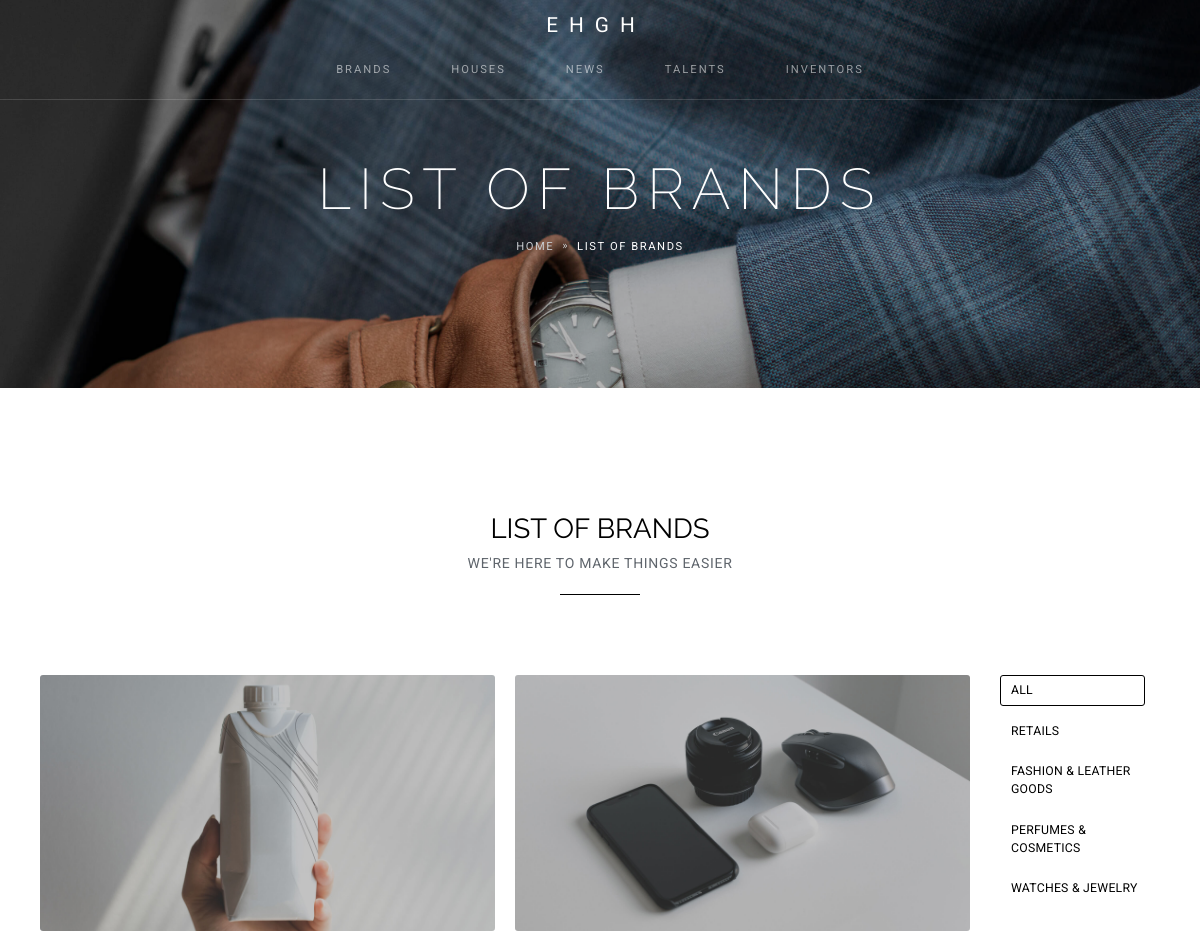
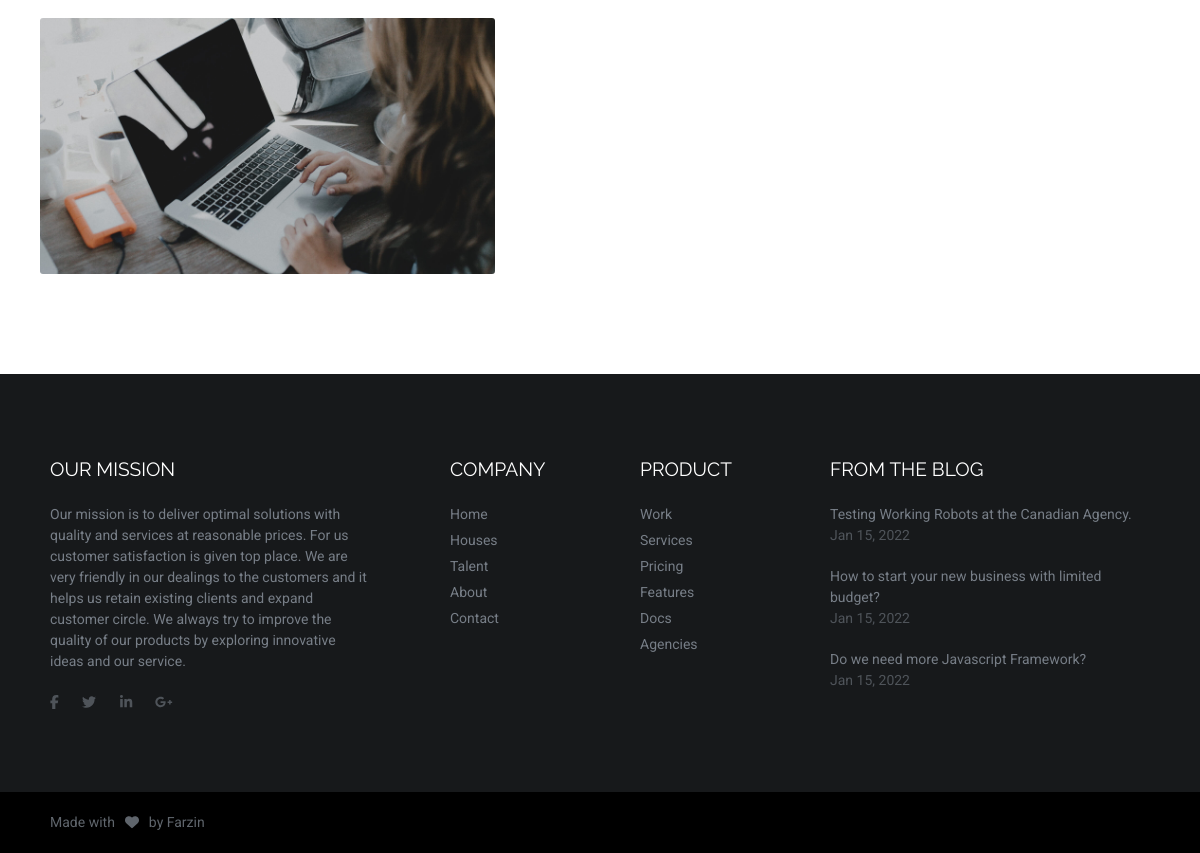
/brands/, run on the app's committed database (2 pictures, top to bottom).
### brands/models.py (models this page shows, shortened)
class Brands(models.Model):
    STATUS_CHOICES = (
        ('d', 'Draft'),
        ('p', 'Publish')
    )
    title = models.CharField(max_length=300)
    slug = models.SlugField(max_length=200, unique=True)
    tags = models.ManyToManyField(Tags, related_name='brands', blank=True)
    description = HTMLField()
    founded = models.DateTimeField(default=timezone.now)
    line = models.ManyToManyField(Line, related_name='brands')
    website = models.CharField(max_length=300,blank=True,null=True)
    address = models.CharField(max_length=500,blank=True,null=True)
    image = models.ImageField(upload_to='brands')
    created = models.DateTimeField(auto_now_add=True)
    updated = models.DateTimeField(auto_now=True)
    status = models.CharField(max_length=1, choices=STATUS_CHOICES)
    keywords = models.CharField(max_length=300, null=True)
    seo_description = models.TextField(null=True)

class Line(models.Model):
    title = models.CharField(max_length=300)
    slug = models.SlugField(max_length=200, unique=True)
    status = models.BooleanField(default=True)

### brands/views.py (the view)
# urls.py: path('brands/', BrandsListView.as_view(), name="list_view"),
class BrandsListView(ListView):
    model = Brands
    queryset = Brands.objects.filter(status="p").order_by('-created')
    template_name = 'brands_list.html'
    context_object_name = 'brands'
    def get_context_data(self, **kwargs):
        context = super().get_context_data(**kwargs)
        context['lines'] = Line.objects.all()
        return context

### brands/templates/brands_list.html (shortened to what this page needs)
{% extends 'base/main_base.html' %}
{% load static %}
{% block content %}
<section class="text-center overflow-hidden py-0" data-zanim-timeline="{}" data-zanim-trigger="scroll">
    <div class="bg-holder overlay  parallax" style="background-image:url({% static 'img/header-9.jpg' %});">
    </div>
    <div class="container-fluid">
      <div class="header-overlay"></div>
      <div class="position-relative pt-10 pb-8">
        <div class="header-text">
          <div class="overflow-hidden">
            <h1 class="display-3 fs-7 text-white fw-lighter ls-2" data-zanim-xs='{"duration":2,"delay":0}'>List of Brands</h1>
          </div>
          <div class="overflow-hidden">
            <div class="d-flex justify-content-center" data-zanim-xs='{"duration":2,"delay":0.1}'>
              <nav aria-label="breadcrumb">
                <ol class="breadcrumb text-uppercase ls-2">
                  <li class="breadcrumb-item"><a class="text-400 hover-color-white" href="{% url "page:home" %}">Home</a></li>
                  <li class="breadcrumb-item active" aria-current="page">List of Brands</li>
                </ol>
              </nav>
            </div>
          </div>
        </div>
      </div>
    </div>
  </section>
  <section class="text-center pb-6">
    <div class="container">
      <div class="row">
        <div class="col-12 mb-5" data-zanim-timeline="{}" data-zanim-trigger="scroll">
          <div class="overflow-hidden">
            <h3 class="fw-normal mb-1" data-zanim-xs='{"duration":1.5,"delay":0}'>List of Brands</h3>
          </div>
          <div class="overflow-hidden">
            <p class="mb-0 ls-1 text-uppercase" data-zanim-xs='{"duration":1.5,"delay":0.1}'>We're Here To make things Easier</p>
          </div>
          <div class="overflow-hidden">
            <hr class="hr-short bg-black opacity-100" data-zanim-xs='{"duration":1.5,"delay":0.2}'>
          </div>
        </div>
        <div class="col-12">
          <div class="row sortable sortable-container-gutter-fix" data-rp-isotope='{"layoutMode":"packery"}'>
            <div class="col-lg-10 order-1 order-lg-0 position-relative">
              <div class="row gx-3">
                {% for brand in brands %}
                  <div class="col-6 mb-3 isotope-item {% for item in brand.line.all  %}{{ item.slug }} {% endfor %}" data-zanim-xs='{"delay":0.3}'>
                      <div class="hoverdir-item my-0" data-zanim-xs='{"duration":1.5,"animation":"zoom-in","delay":0}'>
                          <div class="hoverdir-item-content">
                              <a class="d-block" href="{% url "brands:detail_view" brand.slug %}">
                              <img class="img-fluid rounded" src="{{ brand.image.url }}" alt="{{ brand.title }}"/>
                              </a>
                          </div>
                      </div>
                  </div>
                {% endfor %}
              </div>
            </div>
            <div class="col-lg-2 order-0 order-lg-1 position-relative">
                <div class="menu mb-3 flex-lg-column text-start justify-content-center sticky-top work-alt-sticky-nav" data-filter-nav>
                    <a class="isotope-nav text-uppercase active" href="#work-alt" data-filter="*">all</a>
                    {% for line in lines %}
                    <a class="isotope-nav text-uppercase" href="#work-alt" data-filter=".{{ line.slug }}">{{ line.title }}</a>
                    {% endfor %}
                </div>
            </div>
          </div>
        </div>
      </div>
    </div>
  </section>
{% endblock content %}

### data on the page
Brands: image (picture)
Brands: image (picture)
Brands: image (picture)
Line: title "RETAILS"
Line: title "FASHION & LEATHER GOODS"
Line: title "PERFUMES & COSMETICS"
Line: title "WATCHES & JEWELRY"
